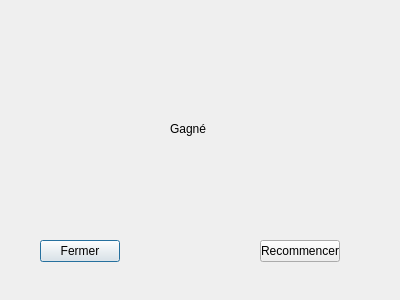
<?xml version="1.0" encoding="UTF-8"?>
<ui version="4.0">
 <class>Resultat</class>
 <widget class="QDialog" name="Resultat">
  <property name="geometry">
   <rect>
    <x>0</x>
    <y>0</y>
    <width>400</width>
    <height>300</height>
   </rect>
  </property>
  <property name="windowTitle">
   <string>Dialog</string>
  </property>
  <widget class="QPushButton" name="pushButton">
   <property name="geometry">
    <rect>
     <x>40</x>
     <y>240</y>
     <width>80</width>
     <height>22</height>
    </rect>
   </property>
   <property name="text">
    <string>Fermer</string>
   </property>
  </widget>
  <widget class="QPushButton" name="pushButton_2">
   <property name="geometry">
    <rect>
     <x>260</x>
     <y>240</y>
     <width>80</width>
     <height>22</height>
    </rect>
   </property>
   <property name="text">
    <string>Recommencer</string>
   </property>
  </widget>
  <widget class="QLabel" name="label">
   <property name="geometry">
    <rect>
     <x>170</x>
     <y>103</y>
     <width>101</width>
     <height>51</height>
    </rect>
   </property>
   <property name="text">
    <string>Gagné</string>
   </property>
  </widget>
 </widget>
 <resources/>
 <connections/>
</ui>
